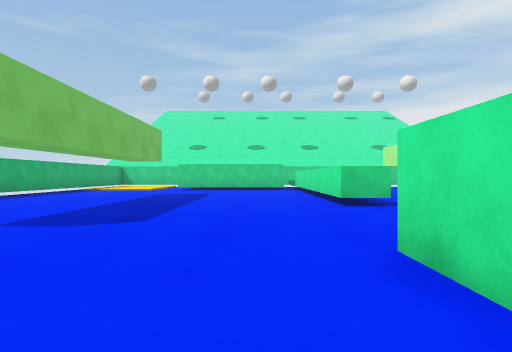
[1] (above)

16 first-person views from a walk through a Unity game level. The camera is 0.62 m above the floor, looks level and sees 75° across. The floor is counted in squares, 1 m on a side. Each view is taken from the middle of a square. On the plan, view 1 faces up. The plan holds only what a view shows up to about 10 squares ahead; the rest is blank. The place goes on beyond the plan. The player is left out. Surface patterns are stand-ins for the level's own textures.

[2]
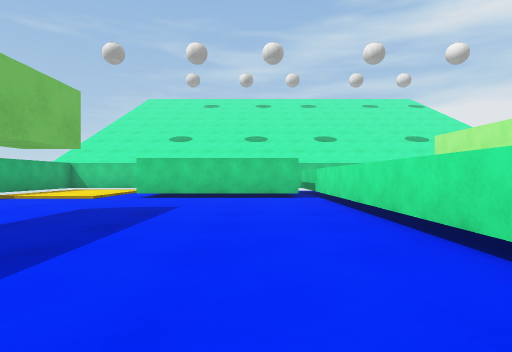

[3]
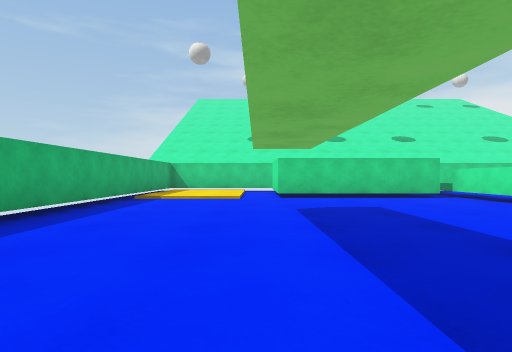

[4]
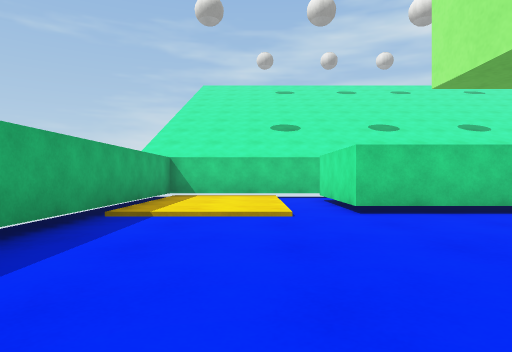

[5]
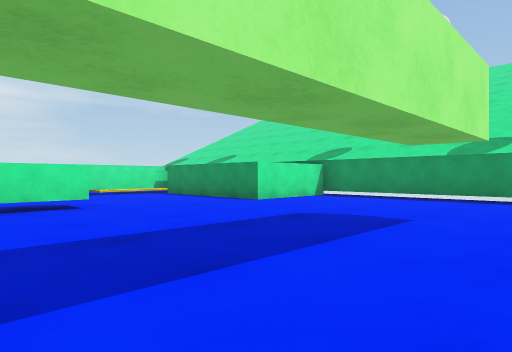

[6]
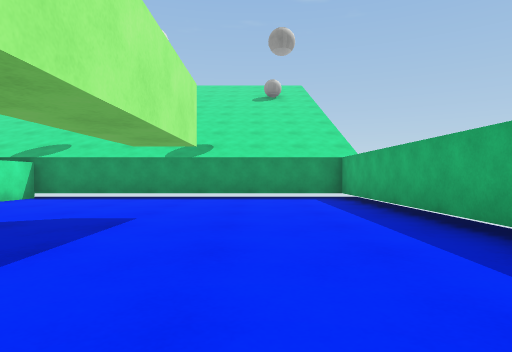

[7]
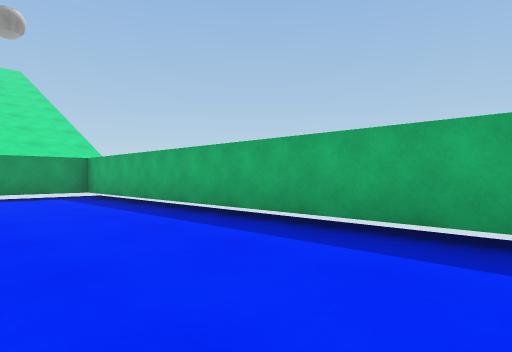

[8]
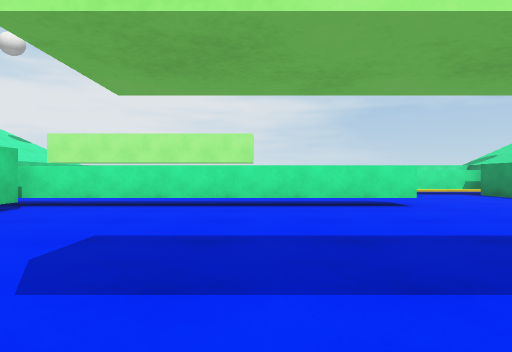

[9]
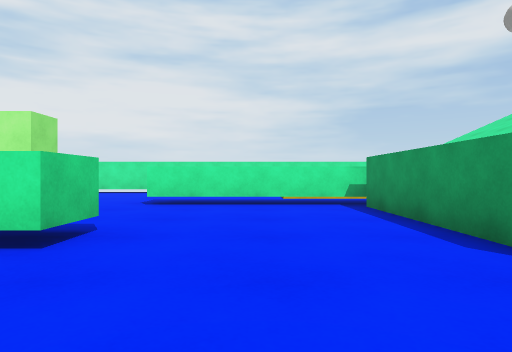

[10]
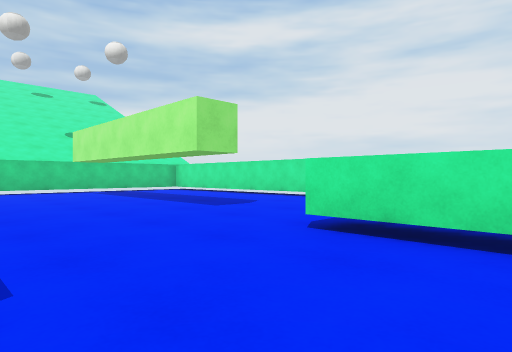

[11]
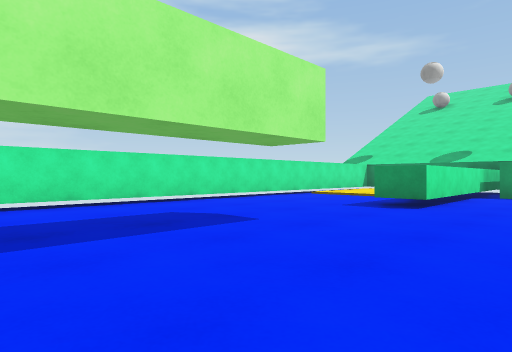

[12]
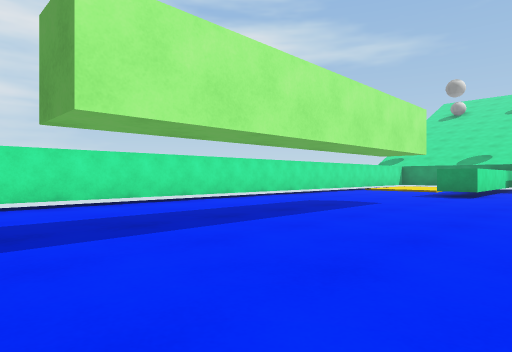

[13]
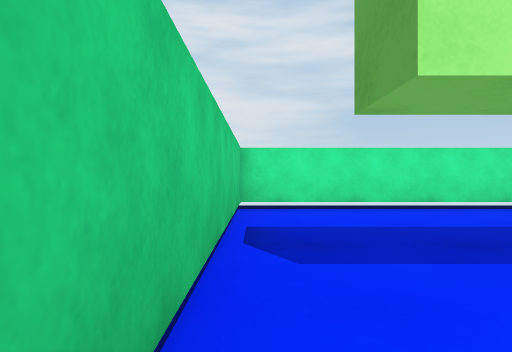

[14]
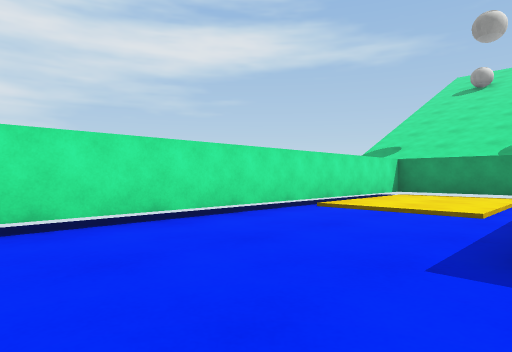

[15]
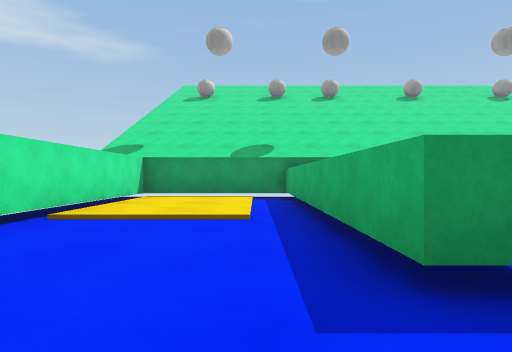

[16]
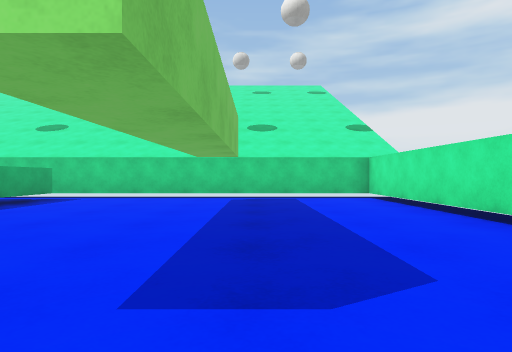

### Floor plan
Key: @ floor where view 1 was taken; # wall or solid block; . main floor; : floor 0.05 m higher than the main floor; / step, stairs or slope; T thing the floor can be seen under or through.
Columns run from 8 left of view 1 to 11 right of it. Each row starts with its distance up from view 1.
 19 ######    ##########
 18 #:::..    .........#
 17 #:::.#    #........#
 16 #:::.#    #........#
 15 #:::.######........#
 14 #.........T........#
 13 #.........T........#
 12 #.........T........#
 11 #.........T........#
 10 #.........T........#
  9 #.........T........#
  8 #.........T........#
  7 #.........T...TT...#
  6 #.............TT...#
  5 #.............T#...#
  4 #.............T#/::#
  3 #.........######/::#
  2 #........##   ##/::#
  1 #........#     #/::#
  0 #.......@#     #///#
 -1 ##########     #####

Where each view was taken, in squares from view 1:
view 1: 0 up, 0 right, facing up
view 2: 5 up, 0 right, facing up
view 3: 5 up, 4 left, facing up
view 4: 9 up, 5 left, facing up
view 5: 9 up, 5 left, facing down-right
view 6: 9 up, 5 left, facing down
view 7: 10 up, 4 left, facing down-left
view 8: 10 up, 5 left, facing right
view 9: 5 up, 1 left, facing right
view 10: 5 up, 3 right, facing up-right
view 11: 14 up, 4 right, facing down-right
view 12: 18 up, 4 right, facing down-right
view 13: 18 up, 5 right, facing right
view 14: 10 up, 7 right, facing down-right
view 15: 9 up, 8 right, facing down
view 16: 9 up, 8 right, facing up
